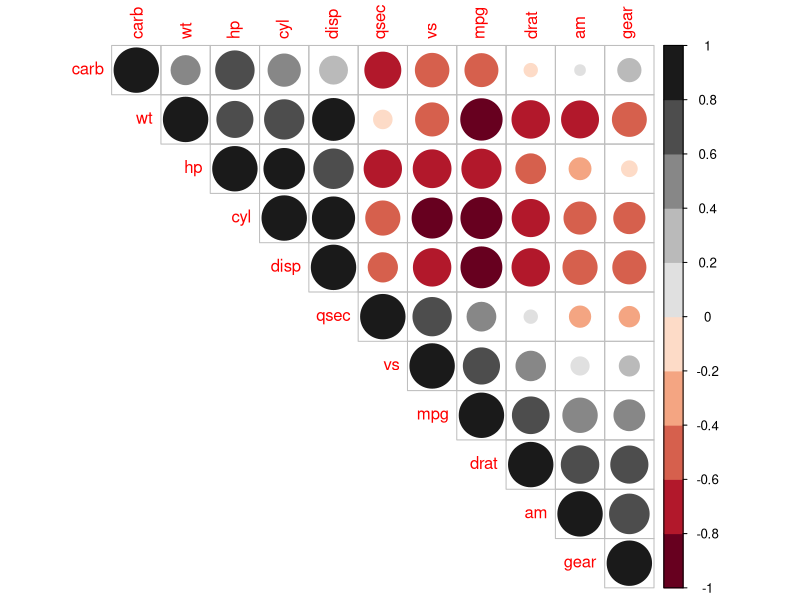
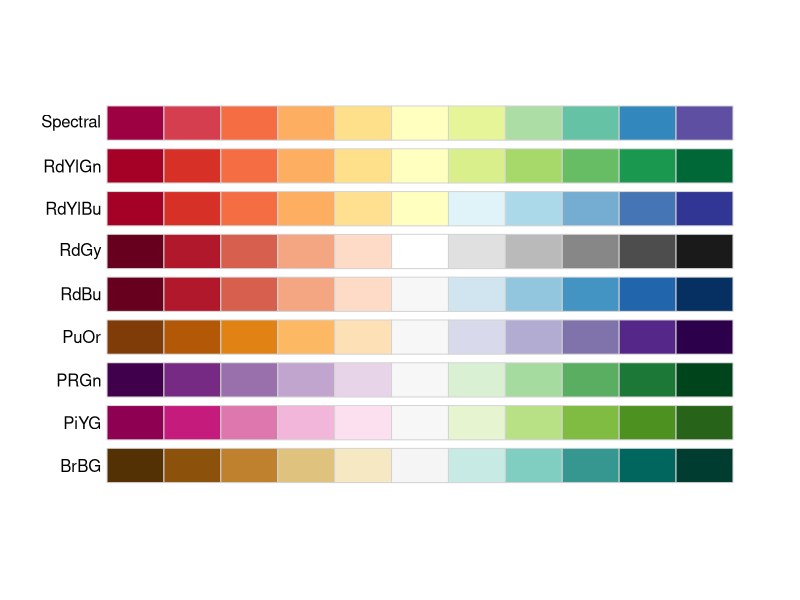

The R source for these figures, in order:
# http://www.sthda.com/english/wiki/correlation-analyses-in-r

#The corrplot package is a powerful tool for creating correlation plots 
library(corrplot)
#The RColorBrewer package provides a number of color palettes that can be used in R.
library(RColorBrewer)

#calculates the correlation matrix for the mtcars dataset.
M <-cor(mtcars)


#creates a correlation plot for the M correlation matrix. 
#The type="upper" argument specifies that only the upper triangle of the correlation matrix should be plotted. 
#The order="hclust" argument specifies that the variables should be ordered by hierarchical clustering. 
#The col=brewer.pal(n=10, name="RdGy") argument specifies that the colors in the correlation plot should be 
#from the "RdGy" color palette in the RColorBrewer package.
#n=10 in the corrplot() function specifies the number of colors to use in the correlation plot.

corrplot(M, type="upper", order="hclust",
         col=brewer.pal(n=10, name="RdGy"))

## Display all the color palettes available in RColorBrewer
display.brewer.all(type="div")
